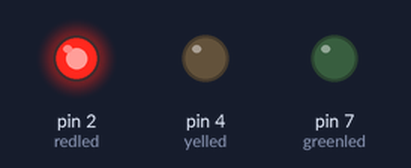
A sketch run on a simulated Arduino Uno, built with avr-gcc and run on an emulated ATmega328P. On the bench: output pins drawn as LEDs (lit = HIGH).

Above: at 3.5 s.
At 9.0 s:
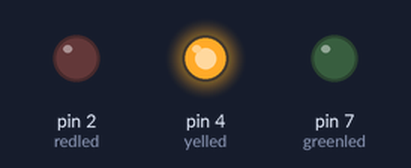
At 14.5 s:
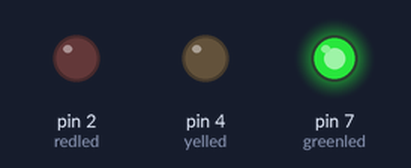
Timing chart, 0 to 23.4 s (numbered marks = the images above):
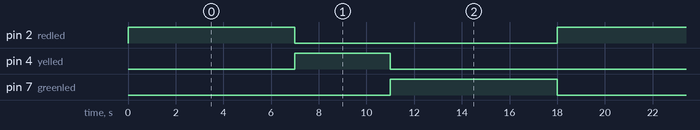

The sketch:

traffic_lights_.ino
```cpp
void setup() {

  pinMode(2,OUTPUT);
  pinMode(4,OUTPUT);
  pinMode(7,OUTPUT);


}

void loop() {

   redon();
  delay (1000);
   yellowon();
  delay (1000);
   greenon();
  delay (1000);

}

void redon(){
  int redled=2;
  int yelled=4;
  int greenled=7;
  digitalWrite(redled,HIGH);
  digitalWrite(yelled,LOW);
  digitalWrite(greenled,LOW);
  delay (6000);
}

void yellowon(){
  int redled=2;
  int yelled=4;
  int greenled=7;
  digitalWrite(yelled,HIGH);
  digitalWrite(redled,LOW);
  digitalWrite(greenled,LOW);
  delay (3000);
}

void greenon(){
  int redled=2;
  int yelled=4;
  int greenled=7;
  digitalWrite(greenled,HIGH);
  digitalWrite(yelled,LOW);
  digitalWrite(2,LOW);
  delay (6000);

  }
```

Measured:
- by itself, pin 2 (redled), pin 7 (greenled): alternates HIGH for 7.0 s and LOW for 11.0 s
- by itself, pin 4 (yelled): alternates HIGH for 4.0 s and LOW for 14.0 s
- by itself, everything shown: repeats every 18.0 s, in 3 steps
